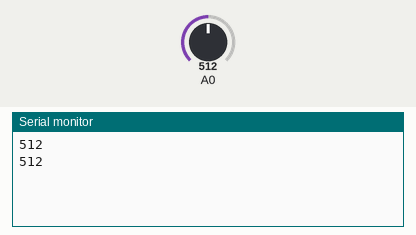
This sketch was run on a simulated Arduino Uno, built with avr-gcc and run on an emulated ATmega328P. Shown: the last lines printed to the serial monitor. The inputs (shaded band) are chosen by the test bench; at power-on: A0 = 512.

Above: at 1.8 s.
1.9 s: A0 set to 716
At 2.8 s:
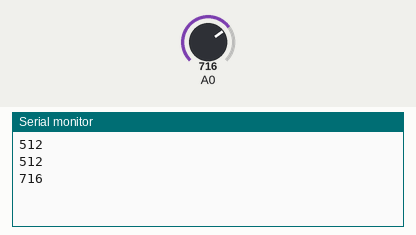
3.4 s: A0 set to 900
At 4.6 s:
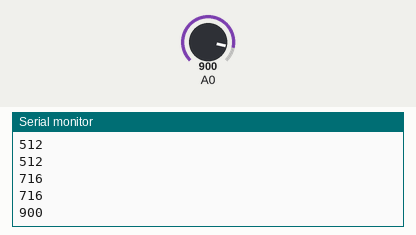
Timing chart, 0 to 6.4 s (numbered marks = the images above; inputs shaded):
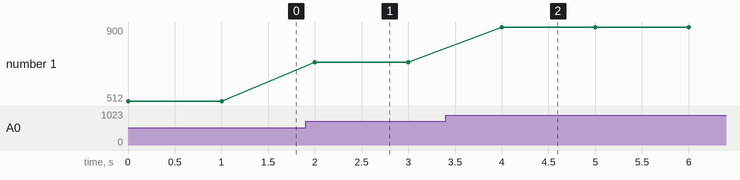

The sketch:

Variable_Resistance_Control_Voltage.ino
```cpp
void setup() {
    Serial.begin(9600);
    pinMode(14, INPUT);
}

void loop() {
    Serial.println(analogRead(14));
    delay(1000);
}
```

Measured:
- after the input at 1.9 s, the serial monitor: prints a new line after 0.10 s (image 1)
- after the input at 3.4 s, the serial monitor: prints a new line after 0.60 s (image 2)
- plotted number 1: 512 → 716 after the input at 1.9 s, 716 → 900 after the input at 3.4 s
